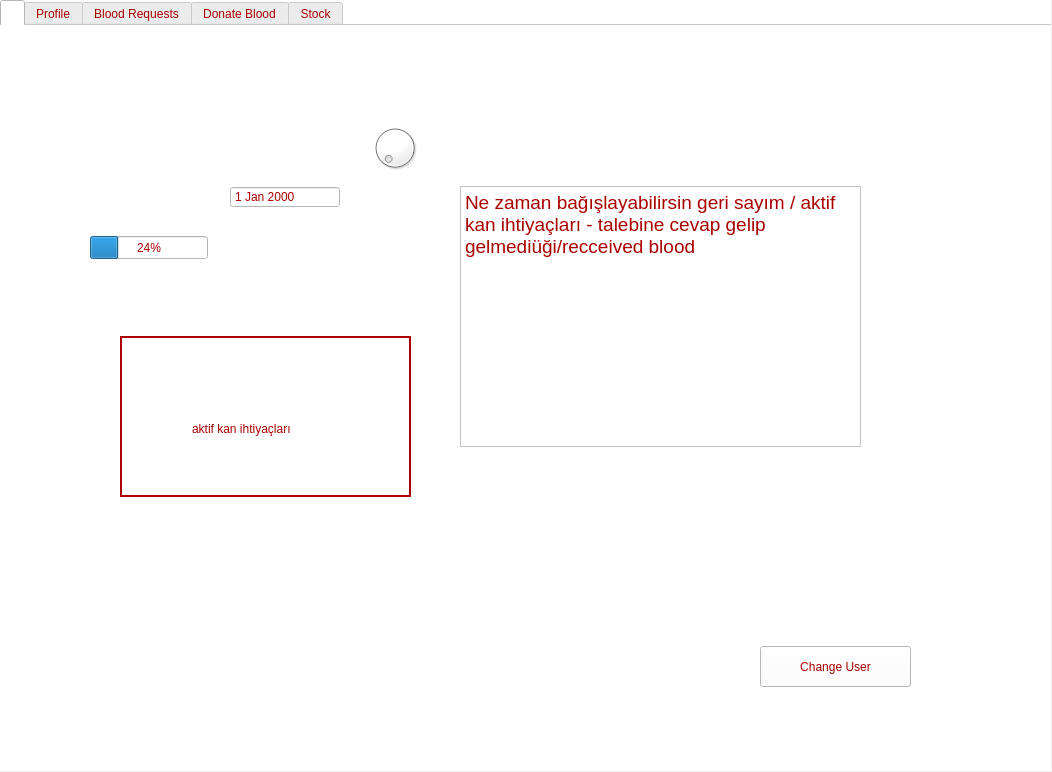
<?xml version="1.0" encoding="UTF-8"?>
<ui version="4.0">
 <class>Form</class>
 <widget class="QWidget" name="Form">
  <property name="geometry">
   <rect>
    <x>0</x>
    <y>0</y>
    <width>1052</width>
    <height>772</height>
   </rect>
  </property>
  <property name="windowTitle">
   <string>Form</string>
  </property>
  <property name="styleSheet">
   <string notr="true"/>
  </property>
  <widget class="QTabWidget" name="tabWidget">
   <property name="geometry">
    <rect>
     <x>0</x>
     <y>0</y>
     <width>1051</width>
     <height>771</height>
    </rect>
   </property>
   <property name="minimumSize">
    <size>
     <width>1000</width>
     <height>750</height>
    </size>
   </property>
   <property name="autoFillBackground">
    <bool>false</bool>
   </property>
   <property name="styleSheet">
    <string notr="true">background-color: rgb(255, 255, 255);
font: 9pt &quot;MV Boli&quot;;
color: rgb(170, 0, 0);</string>
   </property>
   <property name="inputMethodHints">
    <set>Qt::ImhDialableCharactersOnly|Qt::ImhDigitsOnly|Qt::ImhEmailCharactersOnly|Qt::ImhFormattedNumbersOnly|Qt::ImhLatinOnly|Qt::ImhLowercaseOnly|Qt::ImhUppercaseOnly|Qt::ImhUrlCharactersOnly</set>
   </property>
   <property name="tabPosition">
    <enum>QTabWidget::North</enum>
   </property>
   <property name="tabShape">
    <enum>QTabWidget::Rounded</enum>
   </property>
   <property name="currentIndex">
    <number>0</number>
   </property>
   <property name="iconSize">
    <size>
     <width>40</width>
     <height>40</height>
    </size>
   </property>
   <property name="elideMode">
    <enum>Qt::ElideLeft</enum>
   </property>
   <property name="documentMode">
    <bool>true</bool>
   </property>
   <property name="tabsClosable">
    <bool>false</bool>
   </property>
   <property name="movable">
    <bool>false</bool>
   </property>
   <property name="tabBarAutoHide">
    <bool>false</bool>
   </property>
   <widget class="QWidget" name="tab_7">
    <attribute name="icon">
     <iconset>
      <normaloff>../../../Users/ummuh/Downloads/png-transparent-home-icon-computer-icons-home-page-favicon-website-website-free-files-miscellaneous-web-design-web-navigation-thumbnail.png</normaloff>../../../Users/ummuh/Downloads/png-transparent-home-icon-computer-icons-home-page-favicon-website-website-free-files-miscellaneous-web-design-web-navigation-thumbnail.png</iconset>
    </attribute>
    <attribute name="title">
     <string/>
    </attribute>
    <widget class="QTextEdit" name="textEdit">
     <property name="geometry">
      <rect>
       <x>460</x>
       <y>160</y>
       <width>401</width>
       <height>261</height>
      </rect>
     </property>
     <property name="html">
      <string>&lt;!DOCTYPE HTML PUBLIC &quot;-//W3C//DTD HTML 4.0//EN&quot; &quot;http://www.w3.org/TR/REC-html40/strict.dtd&quot;&gt;
&lt;html&gt;&lt;head&gt;&lt;meta name=&quot;qrichtext&quot; content=&quot;1&quot; /&gt;&lt;style type=&quot;text/css&quot;&gt;
p, li { white-space: pre-wrap; }
&lt;/style&gt;&lt;/head&gt;&lt;body style=&quot; font-family:'MV Boli'; font-size:9pt; font-weight:400; font-style:normal;&quot;&gt;
&lt;p style=&quot; margin-top:0px; margin-bottom:0px; margin-left:0px; margin-right:0px; -qt-block-indent:0; text-indent:0px;&quot;&gt;&lt;span style=&quot; font-family:'MS Shell Dlg 2'; font-size:14pt;&quot;&gt;Ne zaman bağışlayabilirsin geri sayım / aktif kan ihtiyaçları - talebine cevap gelip gelmediüği/recceived blood&lt;/span&gt;&lt;/p&gt;
&lt;p style=&quot;-qt-paragraph-type:empty; margin-top:0px; margin-bottom:0px; margin-left:0px; margin-right:0px; -qt-block-indent:0; text-indent:0px; font-family:'MS Shell Dlg 2'; font-size:14pt;&quot;&gt;&lt;br /&gt;&lt;/p&gt;&lt;/body&gt;&lt;/html&gt;</string>
     </property>
    </widget>
    <widget class="QPushButton" name="cuser">
     <property name="geometry">
      <rect>
       <x>760</x>
       <y>620</y>
       <width>151</width>
       <height>41</height>
      </rect>
     </property>
     <property name="text">
      <string>Change User</string>
     </property>
    </widget>
    <widget class="QProgressBar" name="progressBar">
     <property name="geometry">
      <rect>
       <x>90</x>
       <y>210</y>
       <width>118</width>
       <height>23</height>
      </rect>
     </property>
     <property name="value">
      <number>24</number>
     </property>
    </widget>
    <widget class="QDial" name="dial">
     <property name="geometry">
      <rect>
       <x>370</x>
       <y>90</y>
       <width>50</width>
       <height>64</height>
      </rect>
     </property>
    </widget>
    <widget class="QDateEdit" name="dateEdit">
     <property name="geometry">
      <rect>
       <x>230</x>
       <y>160</y>
       <width>110</width>
       <height>22</height>
      </rect>
     </property>
     <property name="readOnly">
      <bool>true</bool>
     </property>
     <property name="buttonSymbols">
      <enum>QAbstractSpinBox::NoButtons</enum>
     </property>
     <property name="calendarPopup">
      <bool>false</bool>
     </property>
    </widget>
    <widget class="QStackedWidget" name="stackedWidget">
     <property name="geometry">
      <rect>
       <x>120</x>
       <y>310</y>
       <width>291</width>
       <height>161</height>
      </rect>
     </property>
     <property name="frameShape">
      <enum>QFrame::WinPanel</enum>
     </property>
     <property name="currentIndex">
      <number>0</number>
     </property>
     <widget class="QWidget" name="page">
      <widget class="QLabel" name="label_2">
       <property name="geometry">
        <rect>
         <x>70</x>
         <y>50</y>
         <width>191</width>
         <height>81</height>
        </rect>
       </property>
       <property name="text">
        <string>aktif kan ihtiyaçları</string>
       </property>
      </widget>
     </widget>
     <widget class="QWidget" name="page_2"/>
    </widget>
   </widget>
   <widget class="QWidget" name="tab">
    <attribute name="title">
     <string>Profile</string>
    </attribute>
    <widget class="QLabel" name="label_4">
     <property name="geometry">
      <rect>
       <x>60</x>
       <y>50</y>
       <width>97</width>
       <height>29</height>
      </rect>
     </property>
     <property name="frameShape">
      <enum>QFrame::NoFrame</enum>
     </property>
     <property name="frameShadow">
      <enum>QFrame::Plain</enum>
     </property>
     <property name="text">
      <string>Name                </string>
     </property>
    </widget>
    <widget class="QLabel" name="label_13">
     <property name="geometry">
      <rect>
       <x>60</x>
       <y>90</y>
       <width>96</width>
       <height>29</height>
      </rect>
     </property>
     <property name="text">
      <string>Surname           </string>
     </property>
     <property name="buddy">
      <cstring>lineEdit_8</cstring>
     </property>
    </widget>
    <widget class="QLabel" name="label_14">
     <property name="geometry">
      <rect>
       <x>60</x>
       <y>130</y>
       <width>181</width>
       <height>29</height>
      </rect>
     </property>
     <property name="text">
      <string>Identitiy Number </string>
     </property>
     <property name="buddy">
      <cstring>lineEdit_9</cstring>
     </property>
    </widget>
    <widget class="QLabel" name="label_20">
     <property name="geometry">
      <rect>
       <x>60</x>
       <y>170</y>
       <width>171</width>
       <height>34</height>
      </rect>
     </property>
     <property name="text">
      <string>Phone Number   </string>
     </property>
     <property name="buddy">
      <cstring>lineEdit_10</cstring>
     </property>
    </widget>
    <widget class="QLabel" name="label_5">
     <property name="geometry">
      <rect>
       <x>60</x>
       <y>210</y>
       <width>211</width>
       <height>34</height>
      </rect>
     </property>
     <property name="text">
      <string>Gender              </string>
     </property>
    </widget>
    <widget class="QLabel" name="label_19">
     <property name="geometry">
      <rect>
       <x>60</x>
       <y>250</y>
       <width>167</width>
       <height>34</height>
      </rect>
     </property>
     <property name="text">
      <string>E-mail               </string>
     </property>
     <property name="buddy">
      <cstring>lineEdit_15</cstring>
     </property>
    </widget>
    <widget class="QLabel" name="label_17">
     <property name="geometry">
      <rect>
       <x>60</x>
       <y>290</y>
       <width>211</width>
       <height>32</height>
      </rect>
     </property>
     <property name="text">
      <string>Birthdate</string>
     </property>
    </widget>
    <widget class="QLabel" name="label_21">
     <property name="geometry">
      <rect>
       <x>60</x>
       <y>330</y>
       <width>211</width>
       <height>32</height>
      </rect>
     </property>
     <property name="text">
      <string>Last Blood Donation</string>
     </property>
     <property name="buddy">
      <cstring>dateEdit_2</cstring>
     </property>
    </widget>
    <widget class="QLabel" name="label_6">
     <property name="geometry">
      <rect>
       <x>60</x>
       <y>370</y>
       <width>211</width>
       <height>34</height>
      </rect>
     </property>
     <property name="text">
      <string>Blood Group</string>
     </property>
    </widget>
    <widget class="QLabel" name="label_8">
     <property name="geometry">
      <rect>
       <x>60</x>
       <y>410</y>
       <width>211</width>
       <height>32</height>
      </rect>
     </property>
     <property name="text">
      <string>Weight</string>
     </property>
    </widget>
    <widget class="QLabel" name="label_10">
     <property name="geometry">
      <rect>
       <x>60</x>
       <y>450</y>
       <width>77</width>
       <height>34</height>
      </rect>
     </property>
     <property name="text">
      <string>Disease</string>
     </property>
    </widget>
    <widget class="QLabel" name="inum">
     <property name="geometry">
      <rect>
       <x>300</x>
       <y>130</y>
       <width>181</width>
       <height>29</height>
      </rect>
     </property>
     <property name="text">
      <string/>
     </property>
     <property name="buddy">
      <cstring>lineEdit_9</cstring>
     </property>
    </widget>
    <widget class="QLabel" name="name">
     <property name="geometry">
      <rect>
       <x>300</x>
       <y>50</y>
       <width>181</width>
       <height>29</height>
      </rect>
     </property>
     <property name="text">
      <string/>
     </property>
     <property name="buddy">
      <cstring>lineEdit_9</cstring>
     </property>
    </widget>
    <widget class="QLabel" name="surname">
     <property name="geometry">
      <rect>
       <x>300</x>
       <y>90</y>
       <width>181</width>
       <height>29</height>
      </rect>
     </property>
     <property name="text">
      <string/>
     </property>
     <property name="buddy">
      <cstring>lineEdit_9</cstring>
     </property>
    </widget>
    <widget class="QLabel" name="phone">
     <property name="geometry">
      <rect>
       <x>300</x>
       <y>170</y>
       <width>181</width>
       <height>29</height>
      </rect>
     </property>
     <property name="text">
      <string/>
     </property>
     <property name="buddy">
      <cstring>lineEdit_9</cstring>
     </property>
    </widget>
    <widget class="QLabel" name="gender">
     <property name="geometry">
      <rect>
       <x>300</x>
       <y>210</y>
       <width>181</width>
       <height>29</height>
      </rect>
     </property>
     <property name="text">
      <string/>
     </property>
     <property name="buddy">
      <cstring>lineEdit_9</cstring>
     </property>
    </widget>
    <widget class="QLabel" name="mail">
     <property name="geometry">
      <rect>
       <x>300</x>
       <y>250</y>
       <width>181</width>
       <height>29</height>
      </rect>
     </property>
     <property name="text">
      <string/>
     </property>
     <property name="buddy">
      <cstring>lineEdit_9</cstring>
     </property>
    </widget>
    <widget class="QLabel" name="bdate">
     <property name="geometry">
      <rect>
       <x>300</x>
       <y>290</y>
       <width>181</width>
       <height>29</height>
      </rect>
     </property>
     <property name="text">
      <string/>
     </property>
     <property name="buddy">
      <cstring>lineEdit_9</cstring>
     </property>
    </widget>
    <widget class="QLabel" name="l_donation">
     <property name="geometry">
      <rect>
       <x>300</x>
       <y>330</y>
       <width>181</width>
       <height>29</height>
      </rect>
     </property>
     <property name="text">
      <string/>
     </property>
     <property name="buddy">
      <cstring>lineEdit_9</cstring>
     </property>
    </widget>
    <widget class="QLabel" name="b_group">
     <property name="geometry">
      <rect>
       <x>300</x>
       <y>370</y>
       <width>181</width>
       <height>29</height>
      </rect>
     </property>
     <property name="text">
      <string/>
     </property>
     <property name="buddy">
      <cstring>lineEdit_9</cstring>
     </property>
    </widget>
    <widget class="QLabel" name="weight">
     <property name="geometry">
      <rect>
       <x>300</x>
       <y>410</y>
       <width>181</width>
       <height>29</height>
      </rect>
     </property>
     <property name="text">
      <string/>
     </property>
     <property name="buddy">
      <cstring>lineEdit_9</cstring>
     </property>
    </widget>
    <widget class="QLabel" name="disease">
     <property name="geometry">
      <rect>
       <x>300</x>
       <y>450</y>
       <width>181</width>
       <height>29</height>
      </rect>
     </property>
     <property name="text">
      <string/>
     </property>
     <property name="buddy">
      <cstring>lineEdit_9</cstring>
     </property>
    </widget>
    <widget class="QLabel" name="adress">
     <property name="geometry">
      <rect>
       <x>300</x>
       <y>490</y>
       <width>181</width>
       <height>29</height>
      </rect>
     </property>
     <property name="text">
      <string/>
     </property>
     <property name="buddy">
      <cstring>lineEdit_9</cstring>
     </property>
    </widget>
    <widget class="QLabel" name="label_11">
     <property name="geometry">
      <rect>
       <x>60</x>
       <y>490</y>
       <width>77</width>
       <height>34</height>
      </rect>
     </property>
     <property name="text">
      <string>Adress</string>
     </property>
    </widget>
   </widget>
   <widget class="QWidget" name="tab_5">
    <attribute name="title">
     <string>Blood Requests</string>
    </attribute>
    <widget class="QTextEdit" name="textEdit_2">
     <property name="geometry">
      <rect>
       <x>180</x>
       <y>190</y>
       <width>411</width>
       <height>271</height>
      </rect>
     </property>
     <property name="html">
      <string>&lt;!DOCTYPE HTML PUBLIC &quot;-//W3C//DTD HTML 4.0//EN&quot; &quot;http://www.w3.org/TR/REC-html40/strict.dtd&quot;&gt;
&lt;html&gt;&lt;head&gt;&lt;meta name=&quot;qrichtext&quot; content=&quot;1&quot; /&gt;&lt;style type=&quot;text/css&quot;&gt;
p, li { white-space: pre-wrap; }
&lt;/style&gt;&lt;/head&gt;&lt;body style=&quot; font-family:'MV Boli'; font-size:9pt; font-weight:400; font-style:normal;&quot;&gt;
&lt;p style=&quot; margin-top:0px; margin-bottom:0px; margin-left:0px; margin-right:0px; -qt-block-indent:0; text-indent:0px;&quot;&gt;&lt;span style=&quot; font-family:'MS Shell Dlg 2'; font-size:14pt;&quot;&gt;request et&lt;/span&gt;&lt;/p&gt;
&lt;p style=&quot; margin-top:0px; margin-bottom:0px; margin-left:0px; margin-right:0px; -qt-block-indent:0; text-indent:0px;&quot;&gt;&lt;span style=&quot; font-family:'MS Shell Dlg 2'; font-size:14pt;&quot;&gt;ettiklerini göster &lt;/span&gt;&lt;/p&gt;
&lt;p style=&quot;-qt-paragraph-type:empty; margin-top:0px; margin-bottom:0px; margin-left:0px; margin-right:0px; -qt-block-indent:0; text-indent:0px; font-family:'MS Shell Dlg 2'; font-size:14pt;&quot;&gt;&lt;br /&gt;&lt;/p&gt;&lt;/body&gt;&lt;/html&gt;</string>
     </property>
    </widget>
   </widget>
   <widget class="QWidget" name="tab_4">
    <attribute name="title">
     <string>Donate Blood</string>
    </attribute>
    <widget class="QTextEdit" name="textEdit_3">
     <property name="geometry">
      <rect>
       <x>360</x>
       <y>170</y>
       <width>451</width>
       <height>291</height>
      </rect>
     </property>
     <property name="html">
      <string>&lt;!DOCTYPE HTML PUBLIC &quot;-//W3C//DTD HTML 4.0//EN&quot; &quot;http://www.w3.org/TR/REC-html40/strict.dtd&quot;&gt;
&lt;html&gt;&lt;head&gt;&lt;meta name=&quot;qrichtext&quot; content=&quot;1&quot; /&gt;&lt;style type=&quot;text/css&quot;&gt;
p, li { white-space: pre-wrap; }
&lt;/style&gt;&lt;/head&gt;&lt;body style=&quot; font-family:'MV Boli'; font-size:9pt; font-weight:400; font-style:normal;&quot;&gt;
&lt;p style=&quot; margin-top:0px; margin-bottom:0px; margin-left:0px; margin-right:0px; -qt-block-indent:0; text-indent:0px;&quot;&gt;&lt;span style=&quot; font-family:'MS Shell Dlg 2'; font-size:14pt;&quot;&gt;donate ettikleri ve donate için süre&lt;/span&gt;&lt;/p&gt;&lt;/body&gt;&lt;/html&gt;</string>
     </property>
    </widget>
   </widget>
   <widget class="QWidget" name="tab_6">
    <attribute name="title">
     <string>Stock</string>
    </attribute>
   </widget>
  </widget>
 </widget>
 <tabstops>
  <tabstop>tabWidget</tabstop>
  <tabstop>textEdit</tabstop>
  <tabstop>cuser</tabstop>
  <tabstop>textEdit_2</tabstop>
  <tabstop>textEdit_3</tabstop>
 </tabstops>
 <resources/>
 <connections/>
</ui>
